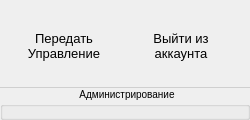
         <widget class="QGroupBox" name="groupBox_3">
          <property name="minimumSize">
           <size>
            <width>250</width>
            <height>120</height>
           </size>
          </property>
          <property name="maximumSize">
           <size>
            <width>250</width>
            <height>120</height>
           </size>
          </property>
          <property name="styleSheet">
           <string notr="true">QGroupBox {
margin-top: 87px;
font-size: 10px;
}
QGroupBox::title {
border-top: 1px solid gray;
border-color:rgb(207, 207, 207) ;
padding: 0px 155px;

}</string>
          </property>
          <property name="title">
           <string>Администрирование</string>
          </property>
          <property name="alignment">
           <set>Qt::AlignHCenter|Qt::AlignTop</set>
          </property>
          <property name="flat">
           <bool>true</bool>
          </property>
          <widget class="QWidget" name="horizontalLayoutWidget_7">
           <property name="geometry">
            <rect>
             <x>-7</x>
             <y>0</y>
             <width>261</width>
             <height>92</height>
            </rect>
           </property>
           <layout class="QHBoxLayout" name="horizontalLayout_11">
            <item>
             <widget class="QToolButton" name="butt_changeAccess">
              <property name="minimumSize">
               <size>
                <width>80</width>
                <height>90</height>
               </size>
              </property>
              <property name="maximumSize">
               <size>
                <width>80</width>
                <height>90</height>
               </size>
              </property>
              <property name="font">
               <font>
                <pointsize>10</pointsize>
               </font>
              </property>
              <property name="text">
               <string>Передать
Управление</string>
              </property>
              <property name="icon">
               <iconset resource="image.qrc">
                <normaloff>:/res/icon/i_Administration/icons8-ключ-64.png</normaloff>:/res/icon/i_Administration/icons8-ключ-64.png</iconset>
              </property>
              <property name="iconSize">
               <size>
                <width>50</width>
                <height>50</height>
               </size>
              </property>
              <property name="autoRepeat">
               <bool>true</bool>
              </property>
              <property name="popupMode">
               <enum>QToolButton::InstantPopup</enum>
              </property>
              <property name="toolButtonStyle">
               <enum>Qt::ToolButtonTextUnderIcon</enum>
              </property>
              <property name="autoRaise">
               <bool>true</bool>
              </property>
              <property name="arrowType">
               <enum>Qt::NoArrow</enum>
              </property>
             </widget>
            </item>
            <item>
             <widget class="QToolButton" name="butt_exit">
              <property name="minimumSize">
               <size>
                <width>80</width>
                <height>90</height>
               </size>
              </property>
              <property name="maximumSize">
               <size>
                <width>80</width>
                <height>90</height>
               </size>
              </property>
              <property name="font">
               <font>
                <pointsize>10</pointsize>
               </font>
              </property>
              <property name="text">
               <string>Выйти из
аккаунта</string>
              </property>
              <property name="icon">
               <iconset resource="image.qrc">
                <normaloff>:/res/icon/i_Administration/icons8-изменить-пользователя-50.png</normaloff>:/res/icon/i_Administration/icons8-изменить-пользователя-50.png</iconset>
              </property>
              <property name="iconSize">
               <size>
                <width>50</width>
                <height>50</height>
               </size>
              </property>
              <property name="autoRepeat">
               <bool>true</bool>
              </property>
              <property name="popupMode">
               <enum>QToolButton::InstantPopup</enum>
              </property>
              <property name="toolButtonStyle">
               <enum>Qt::ToolButtonTextUnderIcon</enum>
              </property>
              <property name="autoRaise">
               <bool>true</bool>
              </property>
              <property name="arrowType">
               <enum>Qt::NoArrow</enum>
              </property>
             </widget>
            </item>
           </layout>
          </widget>
         </widget>
